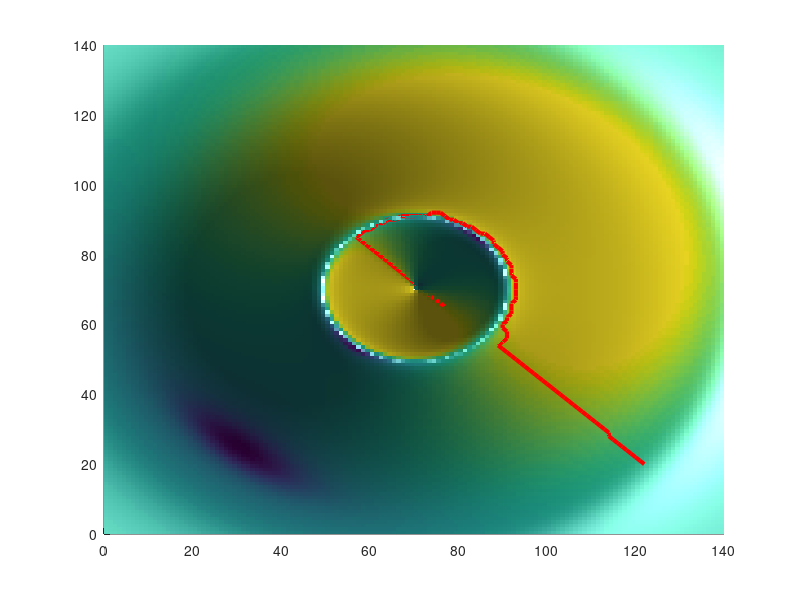

Source code (MATLAB):
clear
clc

d4lp = load('dataforlocalplanner.mat');

X = d4lp.dataforlocalplanner.X;
Y = d4lp.dataforlocalplanner.Y;
Z = d4lp.dataforlocalplanner.Z;
T = d4lp.dataforlocalplanner.temperarure_soil;

pathX = d4lp.dataforlocalplanner.astar_xpos;
pathY = d4lp.dataforlocalplanner.astar_ypos;

pathZ = zeros(length(pathX),1);
for i = 1:length(pathX)
    pathZ(i) = Z(pathX(i), pathY(i));
end

figure
hold on
terr = surf(X,Y,Z,T);
path = plot3(pathX,pathY,pathZ,'-r','LineWidth',3);

set(terr,'linestyle','none')
light